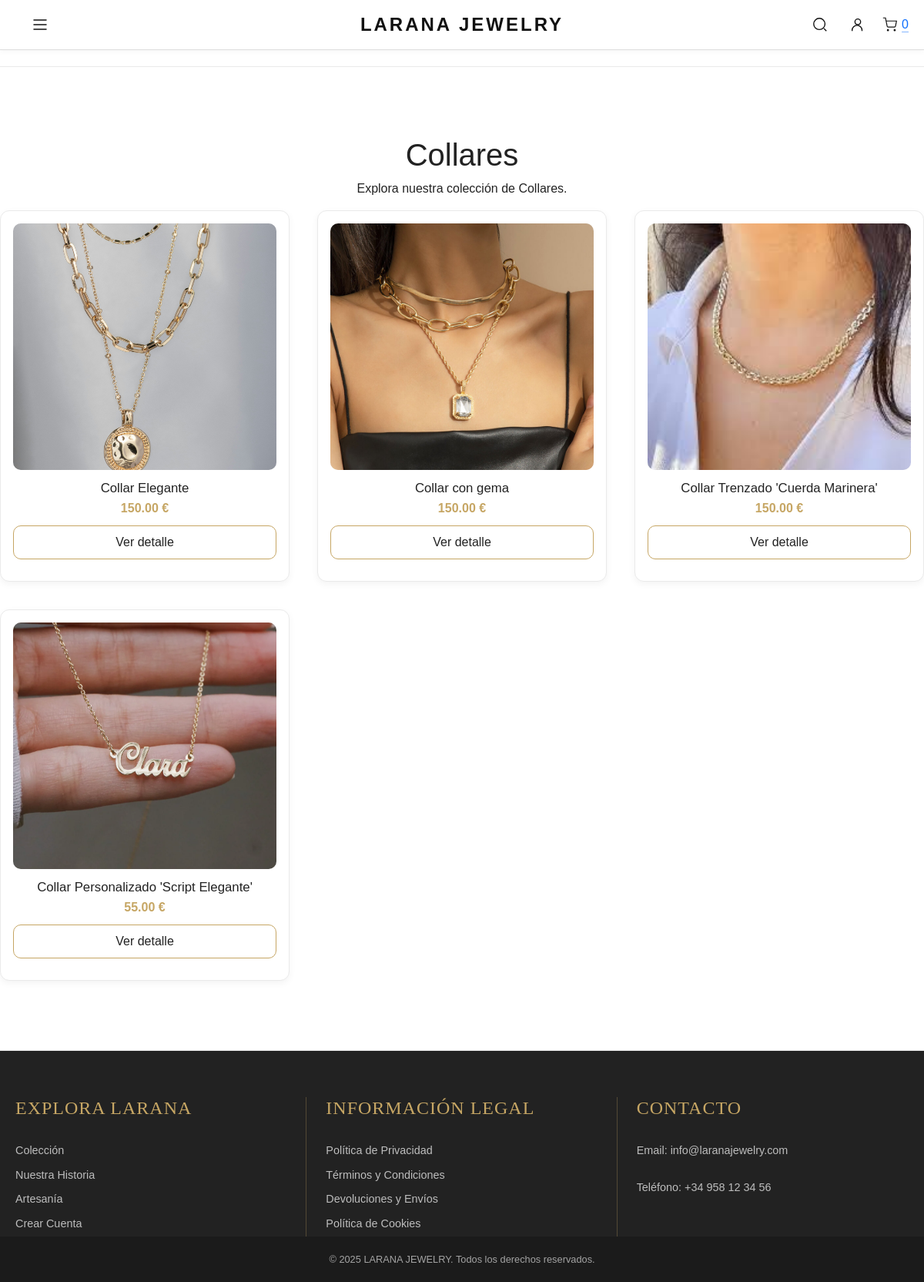
Page /categorias/categoria.php?categoria=Collares on the committed database.
### tables this page shows
CREATE TABLE `productos` (
  `id` int(11) NOT NULL,
  `nombre` varchar(100) NOT NULL,
  `descripcion` text DEFAULT NULL,
  `precio` decimal(10,2) NOT NULL,
  `stock` int(11) DEFAULT 0,
  `imagen` varchar(255) DEFAULT NULL,
  `categoria` varchar(50) DEFAULT NULL,
  `fecha_creacion` timestamp NULL DEFAULT current_timestamp()
);

### categorias/categoria.php (the view, shortened to what this page needs)
<?php
require_once __DIR__ . '/../tienda_login_php/db_connect.php';
$categoria = $_GET['categoria'];
$sql = "SELECT * FROM productos WHERE categoria = ?";
$stmt = $conn->prepare($sql);
$stmt->execute([$categoria]);
$productos = $stmt->fetchAll(PDO::FETCH_ASSOC);
include __DIR__ . '/../includes/header.php';
?>
<main class="container opciones">
    <h1><?= htmlspecialchars($categoria) ?></h1>
    <p>Explora nuestra colección de <?= htmlspecialchars($categoria) ?>.</p>
    <div class="grid-productos">
    <?php foreach ($productos as $producto): ?>
        <div class="producto">
            <div class="producto-media">
                <img src="../<?= $producto['imagen'] ?>"
                    alt="<?= htmlspecialchars($producto['nombre']) ?>">
            </div>
            <h3><?= htmlspecialchars($producto['nombre']) ?></h3>
            <span class="precio"><?= $producto['precio'] ?> €</span>
            <a href="../productos/producto.php?id=<?= $producto['id'] ?>" class="btn-line">
                Ver detalle
            </a>
        </div>
    <?php endforeach; ?>
    </div>
</main>
<?php include __DIR__ . '/../includes/footer.php'; ?>

### style.css (style rules this page uses)
:root { --negro:#111; --dorado:#c6a664; --dorado-osc:#b38f53; --gris:#fafafa; --beige:#f8f4ef; --borde:#eaeaea; --max:1200px; }
* { box-sizing: border-box; }
html,body { margin:0; padding:0; }
.container { width:100%; max-width:var(--max); padding:0 10%; margin:0 auto; }
.grid-productos { display:grid; grid-template-columns:repeat(4,1fr); gap:36px; }
@media (max-width: 1200px) { .grid-productos { grid-template-columns: repeat(3, 1fr); } }
.producto { border:1px solid var(--borde); border-radius:12px; background:#fff; box-shadow:0 3px 10px rgba(0,0,0,.05); padding:16px 16px 18px; transition:transform .25s ease, box-shadow .25s ease; }
.producto-media { width:100%; height:320px; border-radius:10px; overflow:hidden; margin-bottom:14px; background:#eee; }
.producto-media img { width:100%; height:100%; object-fit:cover; display:block; }
.producto h3 { font-size:1.05rem; font-weight:500; margin:0 0 4px; }
.precio { display:block; color:var(--dorado); font-weight:600; margin-bottom:10px; }
.btn-line { width:100%; background:transparent; color:var(--negro); border:1.5px solid var(--dorado); border-radius:10px; padding:9px 14px; cursor:pointer; transition:all .25s ease; font-family:inherit; }
.producto > a.btn-line { margin-bottom: 10px; }
a.btn-line, a.btn-line:visited { display: inline-block; text-decoration: none; text-align: center; }
.opciones { padding: 90px 0; text-align: center; border-top: 1px solid var(--borde); border-bottom: 1px solid var(--borde); }
:root { --font-heading: 'Times New Roman', Times, serif; --font-body: 'Arial', Helvetica, sans-serif; --dorado: #c6a664; --negro: #222222; --gris-oscuro: #444444; --blanco: #ffffff; --gris-claro: #fafafa; --borde-sutil: #dddddd; }

### rows in the picture
productos: imagen (picture), nombre "Collar Elegante", precio "150.00"
productos: imagen (picture), nombre "Collar con gema", precio "150.00"
productos: imagen (picture), nombre "Collar Trenzado 'Cuerda Marinera'", precio "150.00"
productos: imagen (picture), nombre "Collar Personalizado 'Script Elegante'", precio "55.00"

### other values in the picture
$categoria "Collares"
